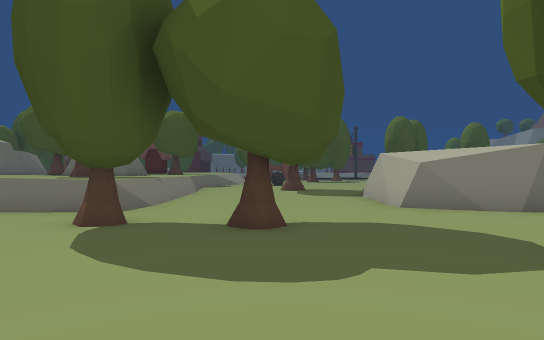
[1] (above)

23 first-person views from a walk through a 3-D level made in the Unity game engine. The camera is 1.3 m above the floor, looks level and sees 75° across. The floor is counted in squares, 2 m on a side. Each view is taken from the middle of a square. On the plan, view 1 faces up. The plan holds only what a view shows up to about 10 squares ahead; the rest is blank. The place goes on beyond the plan. The player is left out.

[2]
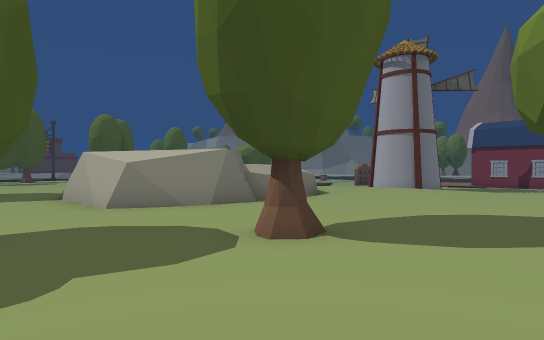

[3]
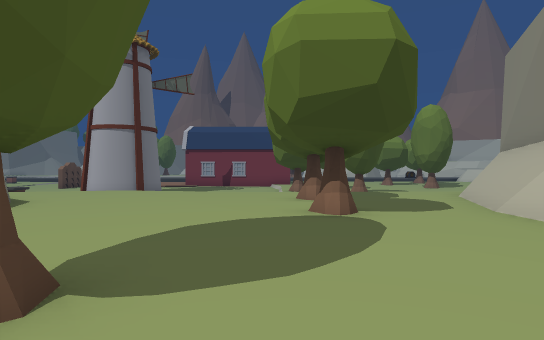

[4]
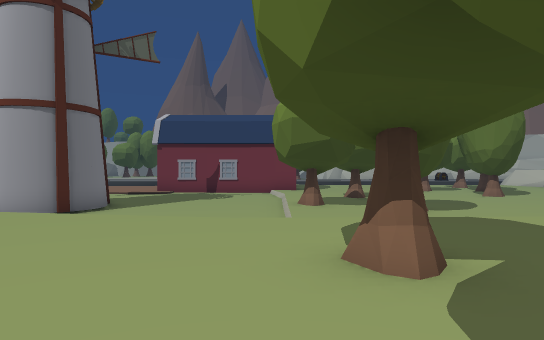

[5]
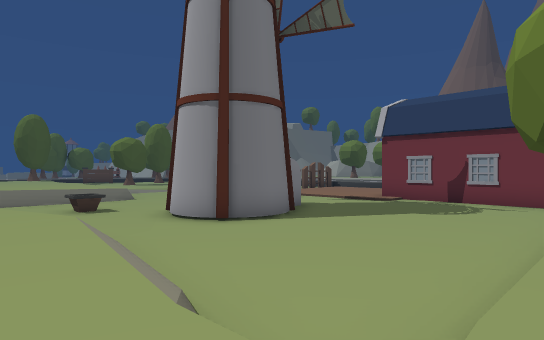

[6]
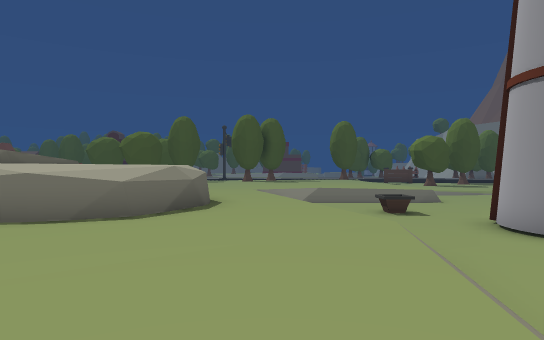

[7]
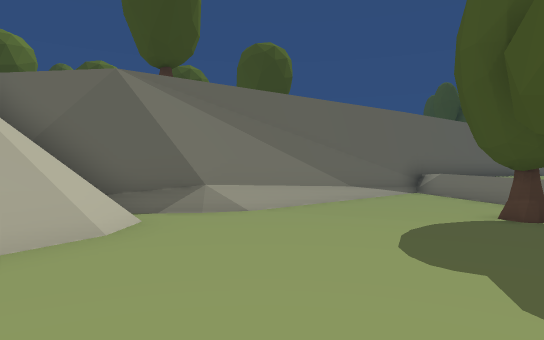

[8]
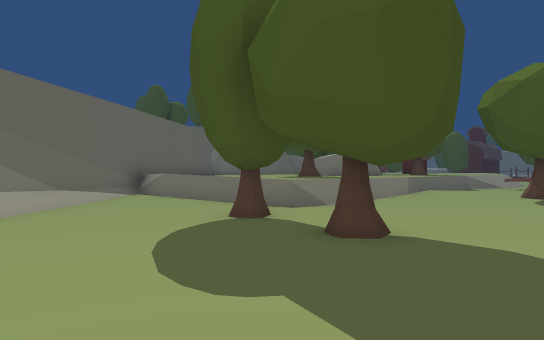

[9]
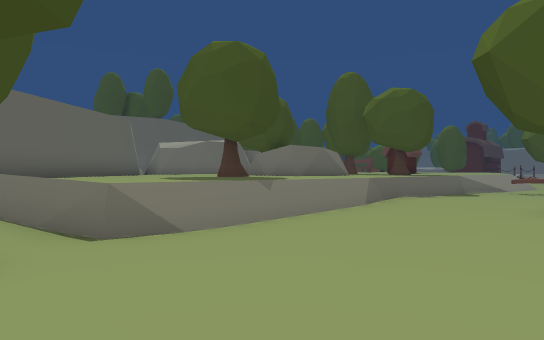

[10]
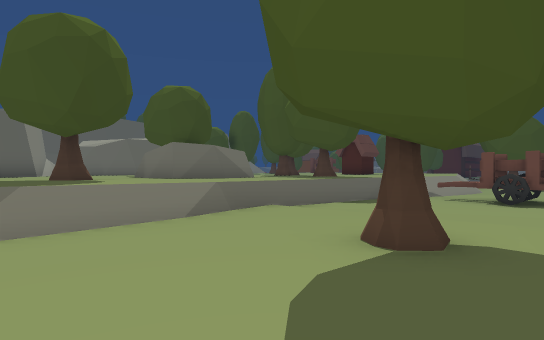

[11]
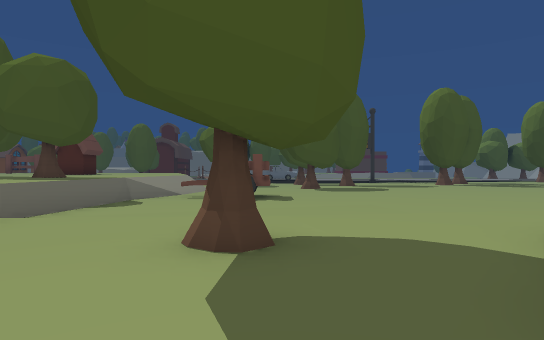

[12]
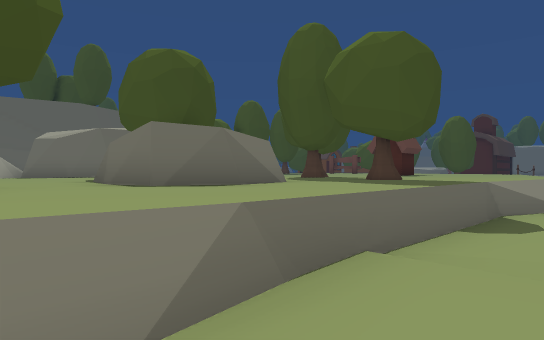

[13]
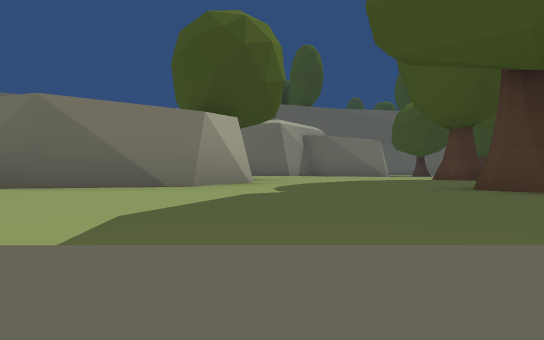

[14]
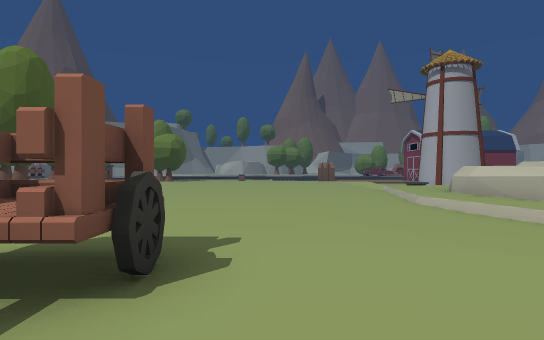

[15]
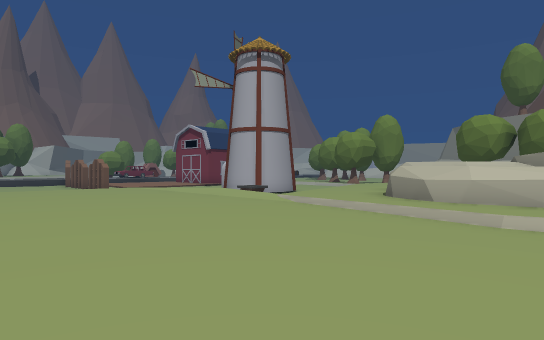

[16]
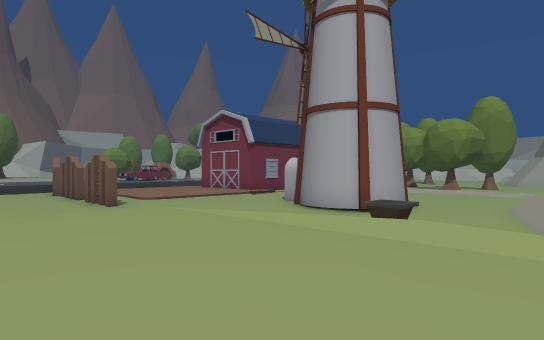

[17]
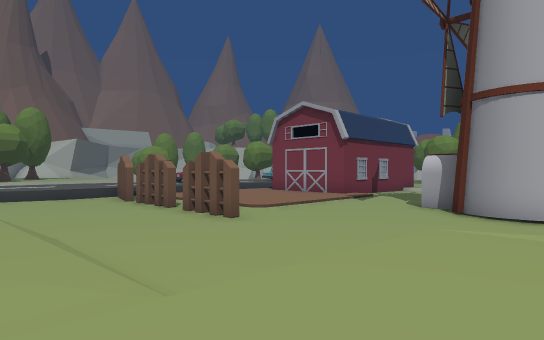

[18]
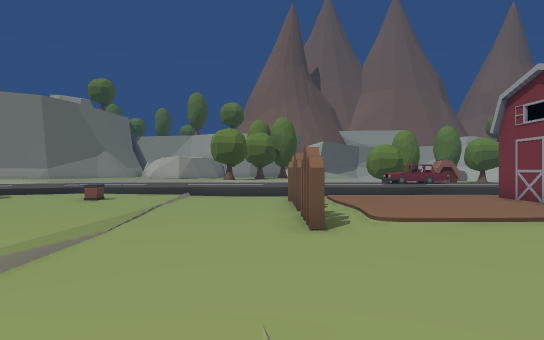

[19]
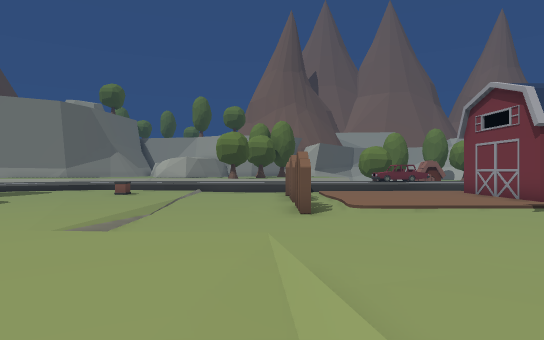

[20]
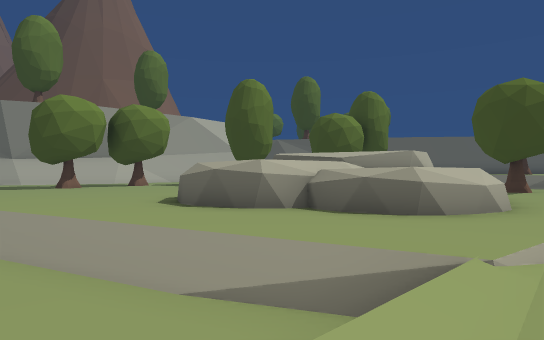

[21]
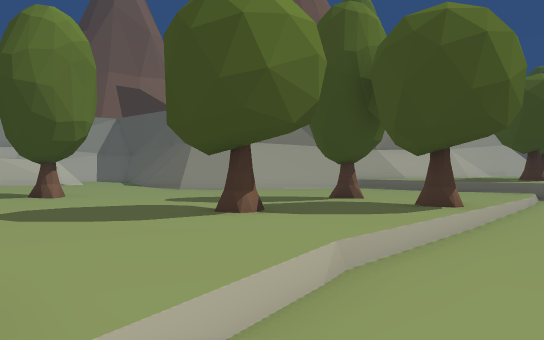

[22]
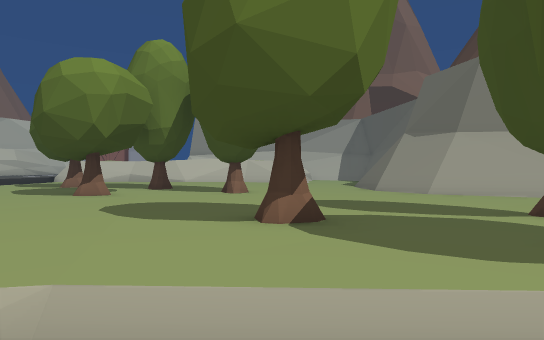

[23]
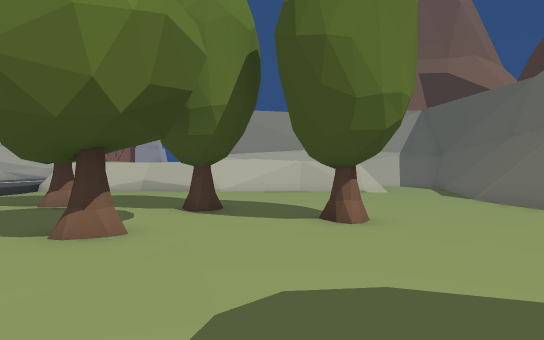

### Floor plan
Key: @ floor where view 1 was taken; # wall or solid block; . main floor; - floor 0.25 m lower than the main floor; _ floor 0.5 m lower than the main floor; : floor 0.75 m higher than the main floor; < floor 0.75 m lower than the main floor; + floor 1 m higher than the main floor; / step, stairs or slope; = window, fence, low wall or low ledge; ^ raised ledge; O other object.
Columns run from 13 left of view 1 to 24 right of it. Each row starts with its distance up from view 1.
 18  # :: O +++#OOO--.....         ______
 17  # ::+++OO+/-OO---...........---______
 16  #::+++++++-------.........../////////
 15  ##++++++++--------..........=<<<<<<<<
 14  ##+OOOOO++...------.........=<<<<<<<<
 13 ##++    O++...--////--...../=/<<<<<<<<
 12 #::+++OOO++......../.../==<<<<<<<OO<OO
 11     +++++++...O..^^^^../<<<<<<<<<<////
 10     ++++O++.....#^  ^^./<<O<<<<<<<____
  9      ++++++..../###^^^=./<<<<<<<<<____
  8    #::++++=..../#  ^ ^#./<<<###<<_____
  7    ##::+++=-....#  ^^^../<<<###<______
  6     # /===/-....###^^^.../<<###<  _OO#
  5      #/....O.O.........../<<<<<<_
  4      ##/.....O.........../<<<<<<__
  3       ##........O......./<<<<<<<<__
  2        ##.......O......./<<<<<<<<<_
  1         #/............../<<<<<<<<<O
  0         ###..@.....O.OO.-___O_-----
 -1          ##//=. ........-_______--_
 -2           #       .......__O___O___
 -3           #        ###...___________
 -4           #         ###   ___________
 -5                           ___________
 -6                          ##________O__
 -7                           ##____O_____
 -8                            ##_____O__O
 -9                            ##________O
-10                           ###_______--
-11                           #=/______---
-12                           #/___ _-----

Where each view was taken, in squares from view 1:
view 1: 0 up, 0 right, facing up
view 2: 0 up, 0 right, facing up-right
view 3: 1 up, 1 right, facing right
view 4: 1 up, 6 right, facing right
view 5: 0 up, 10 right, facing up-right
view 6: 1 up, 10 right, facing up
view 7: 1 up, 3 right, facing left
view 8: 1 up, 2 right, facing up-left
view 9: 5 up, 1 right, facing up-left
view 10: 8 up, 2 right, facing up-left
view 11: 8 up, 1 right, facing up
view 12: 10 up, 1 left, facing up-left
view 13: 15 up, 2 left, facing left
view 14: 16 up, 2 left, facing right
view 15: 18 up, 4 right, facing down-right
view 16: 16 up, 10 right, facing down-right
view 17: 17 up, 14 right, facing down-right
view 18: 13 up, 14 right, facing right
view 19: 13 up, 12 right, facing right
view 20: 13 up, 12 right, facing down-left
view 21: 2 up, 21 right, facing down-left
view 22: 2 up, 18 right, facing down
view 23: 2 down, 20 right, facing down
